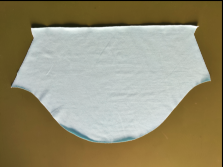
#> input picture images/perfect_sample.png, 223 x 167 px, found by its file name
$ jupyter execute Compare_and_highlight.ipynb
#> lines starting #> are read from the running program, lines starting #| are printed output that depends on the picture; after the words box and inside, x2 and y2 are one past the last pixel; in counts of white or black regions, pixels touching at a corner belong together
[cell 1]
import torch

[cell 2]
import cv2
import numpy as np
import matplotlib.pyplot as plt
import os

[cell 3]
model = "/Users/software/Desktop/ai-in-textile/images/perfect_sample.png"

[cell 4]
cloth_image = cv2.imread(model)
#> cloth_image is the input picture: shape (167, 223, 3); mean B, G, R 113.6, 142.3, 150.2
fig = plt.figure()
ax1 = fig.add_subplot(2,2,1)
ax1.imshow(cloth_image)

cloth_image = cv2.GaussianBlur(cloth_image,(15,15),cv2.BORDER_DEFAULT)

ax2 = fig.add_subplot(2,2,2)
ax2.imshow(cloth_image)


gray_scale = cv2.cvtColor(cloth_image,cv2.COLOR_BGR2GRAY)
edge_detected = cv2.Canny(gray_scale , 10 ,100)
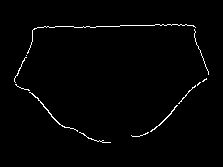
#> edge_detected: shape (167, 223); 1.4% white in thin lines or dots, all inside (x1, y1, x2, y2) = (14, 24, 209, 143)


contours, hierarchy = cv2.findContours(edge_detected, cv2.RETR_EXTERNAL, cv2.CHAIN_APPROX_NONE)
#> contours = 12 contours, 10 with area under 20; largest, box (x1, y1, x2, y2) and area: (29, 92, 78, 132) 28, (150, 105, 178, 132) 23
print("Number of Contours found = " + str(len(contours)))
#| Number of Contours found = 12
# Draw all contours
# -1 signifies drawing all contours
cloth_contours=cv2.drawContours(cloth_image, contours, -1, (0, 255, 0), 3)


ax3 = fig.add_subplot(2,2,3)
ax3.imshow(cloth_contours)
ax2 = fig.add_subplot(2,2,4)
ax2.imshow(edge_detected)

#instead of rgb it's reading it as bgr
#> figure, not shown here; B, G, R data is drawn as R, G, B

[cell 5]
defect_piece = "/Users/software/Desktop/ai-in-textile/images/dark_background/WhatsApp Image 2023-06-07 at 8.51.14 AM.jpeg"

[cell 6]
cloth_image = cv2.imread(defect_piece)
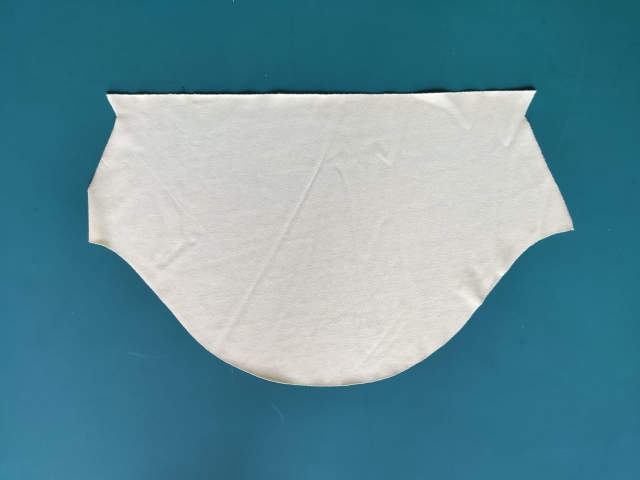
#> input picture images/dark_background/WhatsApp Image 2023-06-07 at 8.51.14 AM.jpeg, 1280 x 960 px, found by its file name (shown at 1/2 size)
#> cloth_image is the input picture: shape (960, 1280, 3); mean B, G, R 154.9, 143.2, 99.6
fig = plt.figure()
ax1 = fig.add_subplot(2,2,1)
ax1.imshow(cloth_image)

cloth_image = cv2.GaussianBlur(cloth_image,(15,15),cv2.BORDER_DEFAULT)

ax2 = fig.add_subplot(2,2,2)
ax2.imshow(cloth_image)


gray_scale = cv2.cvtColor(cloth_image,cv2.COLOR_BGR2GRAY)
#> gray_scale: shape (960, 1280)
edge_detected = cv2.Canny(gray_scale , 10 ,100)
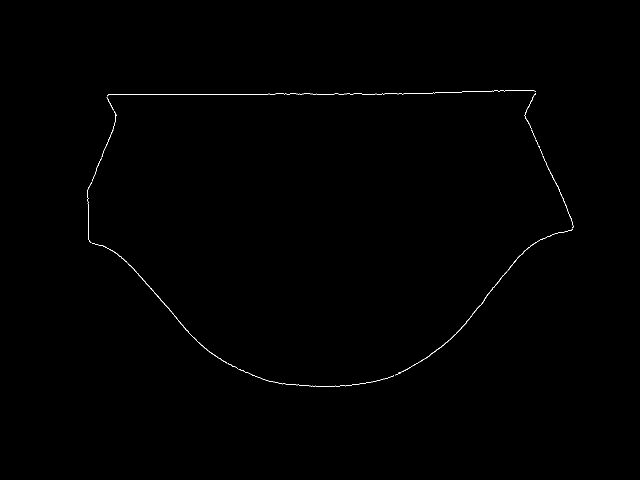
#> edge_detected: shape (960, 1280) (shown at 1/2 size); 0.24% white in thin lines or dots, all inside (x1, y1, x2, y2) = (175, 180, 1148, 774)


defect_contours, hierarchy = cv2.findContours(edge_detected, cv2.RETR_EXTERNAL, cv2.CHAIN_APPROX_NONE)
#> defect_contours = 21 contours, 17 with area under 20; largest, box (x1, y1, x2, y2) and area: (790, 458, 1146, 751) 184, (183, 485, 454, 727) 153, (1049, 186, 1072, 258) 22, (1085, 311, 1118, 376) 20
print("Number of Contours found = " + str(len(contours)))
#| Number of Contours found = 12
# Draw all contours
# -1 signifies drawing all contours
cloth_contours=cv2.drawContours(cloth_image, contours, -1, (0, 255, 0), 3)
#> cloth_contours: shape (960, 1280, 3)


ax3 = fig.add_subplot(2,2,3)
ax3.imshow(cloth_contours)
ax2 = fig.add_subplot(2,2,4)
ax2.imshow(edge_detected)

#instead of rgb it's reading it as bgr
#> figure, not shown here; B, G, R data is drawn as R, G, B

[cell 7]
import cv2
import numpy as np

# Read the first image
image1 = cv2.imread(model)

# Read the second image
image2 = cv2.imread(defect_piece)

# Convert images to grayscale
gray1 = cv2.cvtColor(image1, cv2.COLOR_BGR2GRAY)
gray2 = cv2.cvtColor(image2, cv2.COLOR_BGR2GRAY)

# Apply Gaussian blur to reduce noise
blurred1 = cv2.GaussianBlur(gray1, (5, 5), 0)
blurred2 = cv2.GaussianBlur(gray2, (5, 5), 0)

# Perform edge detection using Canny
edges1 = cv2.Canny(blurred1, 50, 150)
#> edges1: shape (167, 223); 3% white in thin lines or dots
edges2 = cv2.Canny(blurred2, 50, 150)
#> edges2: shape (960, 1280); 0.25% white in thin lines or dots, all inside (x1, y1, x2, y2) = (175, 0, 1149, 774)

# Find contours in the first edge image
contours1, _ = cv2.findContours(edges1, cv2.RETR_EXTERNAL, cv2.CHAIN_APPROX_SIMPLE)
#> contours1 = 4 contours, 3 with area under 20; largest, box (x1, y1, x2, y2) and area: (11, 24, 211, 144) 16876

# Find contours in the second edge image
contours2, _ = cv2.findContours(edges2, cv2.RETR_EXTERNAL, cv2.CHAIN_APPROX_SIMPLE)
#> contours2 = 2 contours, 1 with area under 20; largest, box (x1, y1, x2, y2) and area: (175, 180, 1149, 774) 602

# Create a blank canvas with the size of the larger image
canvas_height = max(image1.shape[0], image2.shape[0])
#> canvas_height = 960
canvas_width = max(image1.shape[1], image2.shape[1])
#> canvas_width = 1280
canvas = np.zeros((canvas_height, canvas_width, 3), dtype=np.uint8)

# Draw the contours from the first image onto the canvas using green color
cv2.drawContours(canvas, contours1, -1, (0, 255, 0), 2)

# Draw the contours from the second image onto the canvas using red color
cv2.drawContours(canvas, contours2, -1, (0, 0, 255), 2)
#> canvas: shape (960, 1280, 3); mean of channels 0, 1, 2 0, 0.7, 2

# Display the canvas with superimposed contours
plt.imshow(canvas)

[cell 8]
import cv2
import numpy as np
import matplotlib.pyplot as plt

# Read the first image
image1 = cv2.imread(model)

# Read the second image
image2 = cv2.imread(defect_piece)

# Convert images to grayscale
gray1 = cv2.cvtColor(image1, cv2.COLOR_BGR2GRAY)
gray2 = cv2.cvtColor(image2, cv2.COLOR_BGR2GRAY)

# Apply Gaussian blur to reduce noise
blurred1 = cv2.GaussianBlur(gray1, (5, 5), 0)
blurred2 = cv2.GaussianBlur(gray2, (5, 5), 0)

# Perform edge detection using Canny
edges1 = cv2.Canny(blurred1, 50, 150)
edges2 = cv2.Canny(blurred2, 50, 150)

# Find contours in the first edge image
contours1, _ = cv2.findContours(edges1, cv2.RETR_EXTERNAL, cv2.CHAIN_APPROX_SIMPLE)

# Find contours in the second edge image
contours2, _ = cv2.findContours(edges2, cv2.RETR_EXTERNAL, cv2.CHAIN_APPROX_SIMPLE)

# Create a blank canvas with the size of the larger image
canvas_height = max(image1.shape[0], image2.shape[0])
canvas_width = max(image1.shape[1], image2.shape[1])
canvas = np.zeros((canvas_height, canvas_width, 3), dtype=np.uint8)

# Adjust the contour coordinates based on image positions and draw them onto the canvas
for contour in contours1:
    shifted_contour = contour + (0, 0)  # Adjust coordinates for the first image
    cv2.drawContours(canvas, [shifted_contour], -1, (0, 255, 0), 2)
#> this loop made 4 passes

for contour in contours2:
    shifted_contour = contour + (image1.shape[1], 0)  # Adjust coordinates for the second image
    cv2.drawContours(canvas, [shifted_contour], -1, (0, 0, 255), 2)
#> this loop made 2 passes
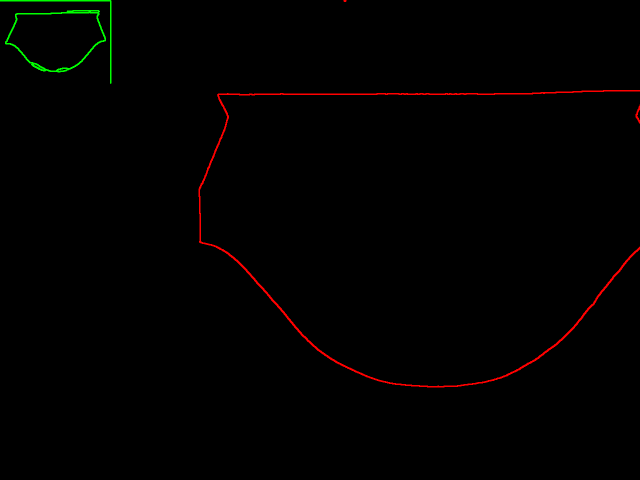
#> canvas: shape (960, 1280, 3) (shown at 1/2 size); mean of channels 0, 1, 2 0, 0.7, 1.7; drawn as B, G, R

# Convert the BGR image to RGB for displaying with plt.imshow()
canvas_rgb = cv2.cvtColor(canvas, cv2.COLOR_BGR2RGB)

# Display the canvas with superimposed contours using plt.imshow()
plt.imshow(canvas_rgb)
plt.axis('off')
plt.show()

[cell 9]
import cv2
import numpy as np


def compare_contours(model,defect_piece):
    # Read the first image
    image1 = cv2.imread(model)

    # Read the second image
    image2 = cv2.imread(defect_piece)

    # Resize the images to the same size
    resized_image2 = cv2.resize(image2, (image1.shape[1], image1.shape[0]))
    resized_image1 = image1

    # Convert images to grayscale
    gray1 = cv2.cvtColor(resized_image1, cv2.COLOR_BGR2GRAY)
    gray2 = cv2.cvtColor(resized_image2, cv2.COLOR_BGR2GRAY)
#> gray2: shape (167, 223)

    # Apply Gaussian blur to reduce noise
    blurred1 = cv2.GaussianBlur(gray1, (5, 5), 0)
    blurred2 = cv2.GaussianBlur(gray2, (5, 5), 0)
#> blurred2: shape (167, 223)

    # Perform edge detection using Canny
    edges1 = cv2.Canny(blurred1, 50, 150)
    edges2 = cv2.Canny(blurred2, 50, 150)
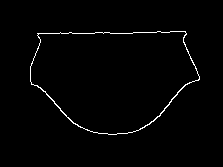
#> edges2: shape (167, 223); 1.4% white in thin lines or dots, all inside (x1, y1, x2, y2) = (30, 31, 200, 135)

    # Find contours in the first edge image
    contours1, _ = cv2.findContours(edges1, cv2.RETR_EXTERNAL, cv2.CHAIN_APPROX_SIMPLE)

    # Find contours in the second edge image
    contours2, _ = cv2.findContours(edges2, cv2.RETR_EXTERNAL, cv2.CHAIN_APPROX_SIMPLE)
#> contours2 = 1 contour; box (x1, y1, x2, y2) and area: (30, 31, 200, 135) 13100

    # Create a blank canvas with the size of the larger image
    canvas_height = max(resized_image1.shape[0], resized_image2.shape[0])
#> canvas_height = 167
    canvas_width = max(resized_image1.shape[1], resized_image2.shape[1])
#> canvas_width = 223
    canvas = np.zeros((canvas_height, canvas_width, 3), dtype=np.uint8)

    # Draw the contours from the first image onto the canvas using green color
    cv2.drawContours(canvas, contours1, -1, (0, 255, 0), 2)
#> canvas: shape (167, 223, 3)

    # Draw the contours from the second image onto the canvas using red color
    cv2.drawContours(canvas, contours2, -1, (0, 0, 255), 2)
#> canvas: shape (167, 223, 3); mean of channels 0, 1, 2 0, 22.8, 10.6

    # Display the canvas with superimposed contours
    plt.imshow(canvas)
    plt.show()

compare_contours(model,defect_piece)

[cell 10]
import cv2
import numpy as np

# Read the first image
image1 = "/Users/software/Desktop/ai-in-textile/images/dark_background/WhatsApp Image 2023-06-07 at 8.51.13 AM.jpeg"

# Read the second image
image2 = "/Users/software/Desktop/ai-in-textile/images/dark_background/WhatsApp Image 2023-06-07 at 8.51.14 AM.jpeg"

compare_contours(image1,image2)
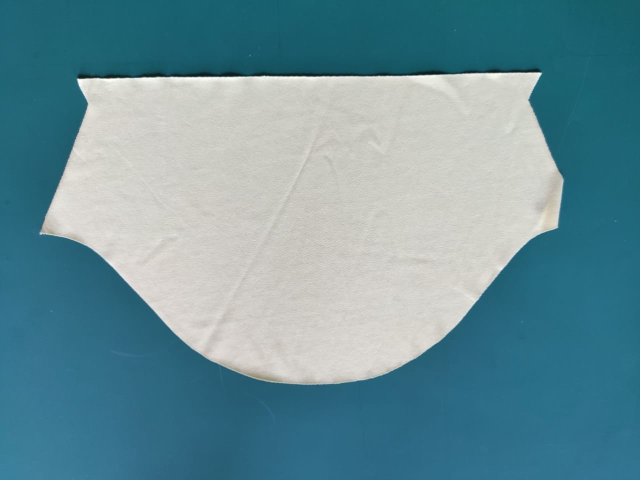
#> input picture images/dark_background/WhatsApp Image 2023-06-07 at 8.51.13 AM.jpeg, 1280 x 960 px, found by its file name (shown at 1/2 size)
#> in compare_contours, image1 is the input picture: shape (960, 1280, 3); mean B, G, R 154.5, 144.6, 105.7
#> in compare_contours (call 2), `edges1 = cv2.Canny(blurred1, 50, 150)`:
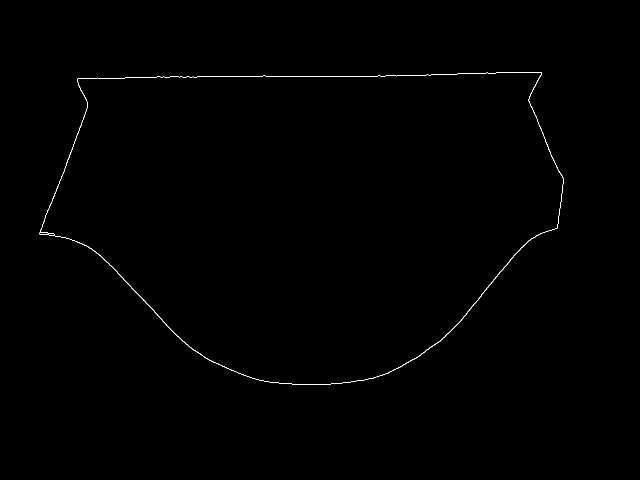
#> edges1: shape (960, 1280) (shown at 1/2 size); 0.27% white in thin lines or dots, all inside (x1, y1, x2, y2) = (79, 144, 1128, 770)
#> in compare_contours (call 2), `contours1, _ = cv2.findContours(edges1, cv2.RETR_EXTERNAL, cv2.CHAIN_A..`: contours1 = 1 contour; box (x1, y1, x2, y2) and area: (79, 144, 1128, 770) 489834
#> in compare_contours (call 2), `contours2, _ = cv2.findContours(edges2, cv2.RETR_EXTERNAL, cv2.CHAIN_A..`: contours2 = 2 contours, 1 with area under 20; largest, box (x1, y1, x2, y2) and area: (175, 180, 1149, 774) 602
#> in compare_contours (call 2), `cv2.drawContours(canvas, contours2, -1, (0, 0, 255), 2)`: canvas: shape (960, 1280, 3); mean of channels 0, 1, 2 0, 1.9, 2

[cell 11]
compare_contours(model,image1)
#> in compare_contours (call 3), `blurred2 = cv2.GaussianBlur(gray2, (5, 5), 0)`:
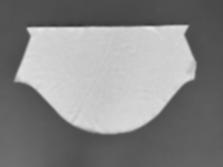
#> blurred2: shape (167, 223); min 54, max 230, mean 134
#> in compare_contours (call 3), `edges2 = cv2.Canny(blurred2, 50, 150)`:
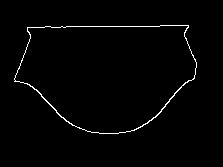
#> edges2: shape (167, 223); 1.5% white in thin lines or dots, all inside (x1, y1, x2, y2) = (14, 25, 197, 134)
#> in compare_contours (call 3), `contours1, _ = cv2.findContours(edges1, cv2.RETR_EXTERNAL, cv2.CHAIN_A..`: contours1 = 4 contours, 3 with area under 20; largest, box (x1, y1, x2, y2) and area: (11, 24, 211, 144) 16876
#> in compare_contours (call 3), `contours2, _ = cv2.findContours(edges2, cv2.RETR_EXTERNAL, cv2.CHAIN_A..`: contours2 = 1 contour; box (x1, y1, x2, y2) and area: (14, 25, 197, 134) 14846
#> in compare_contours (call 3), `cv2.drawContours(canvas, contours2, -1, (0, 0, 255), 2)`:
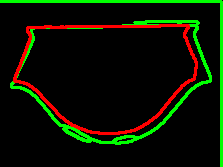
#> canvas: shape (167, 223, 3); mean of channels 0, 1, 2 0, 19.4, 11.3; drawn as B, G, R
